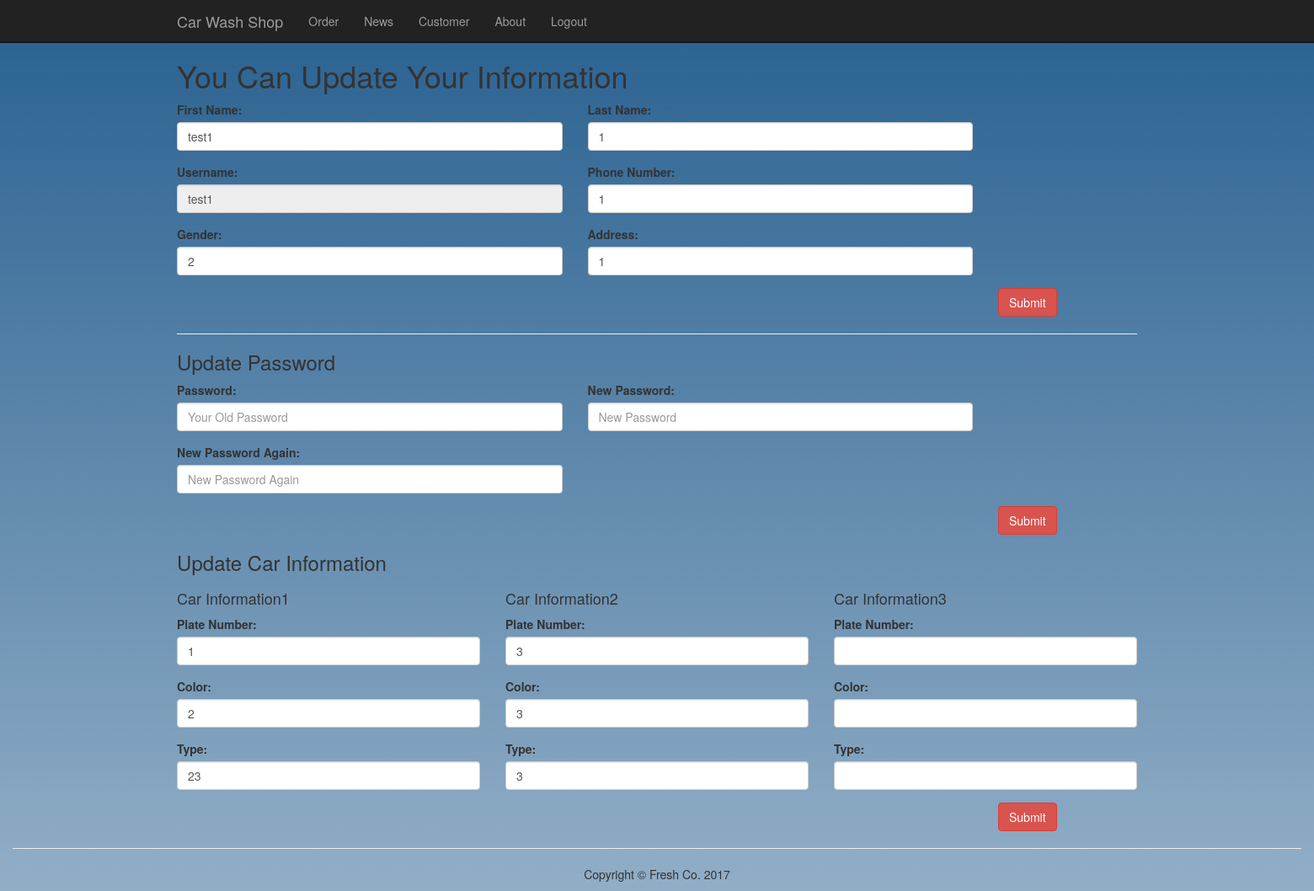
The app's page /index.php?page=customer (signed in), older data.
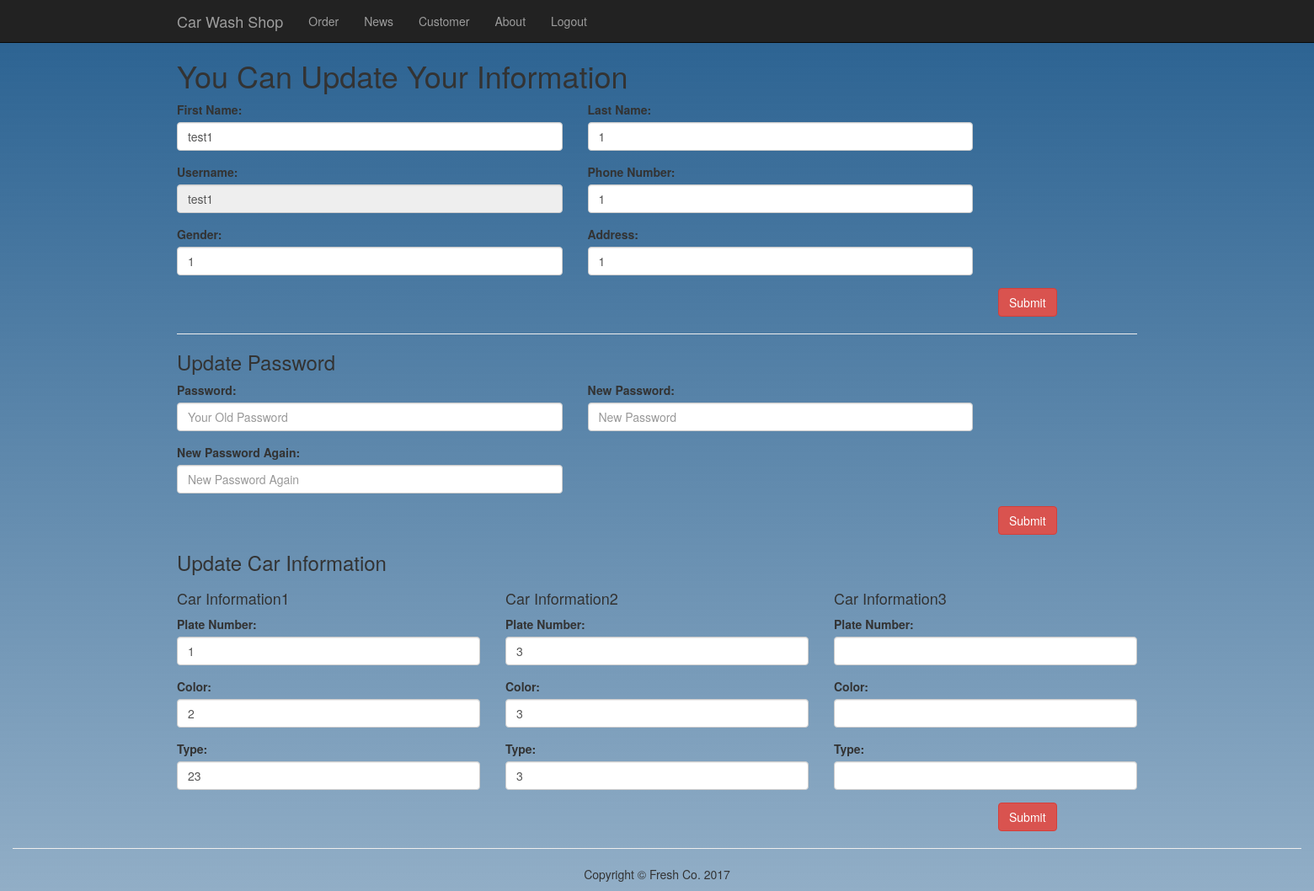
The same page, newer data.
### tables this page shows
CREATE TABLE IF NOT EXISTS `customer` (
  `id` int(10) unsigned NOT NULL,
  `username` varchar(50) DEFAULT NULL,
  `pwdhash` varchar(60) DEFAULT NULL,
  `salt` varchar(10) DEFAULT NULL,
  `FirstName` varchar(10) DEFAULT NULL,
  `LastName` varchar(10) NOT NULL,
  `sex` tinyint(1) DEFAULT NULL,
  `tel` varchar(20) DEFAULT NULL,
  `address` varchar(225) DEFAULT NULL,
  `balance` double DEFAULT NULL,
  `birth` date DEFAULT NULL
);

CREATE TABLE IF NOT EXISTS `car` (
  `id` int(11) NOT NULL,
  `plate` varchar(50) DEFAULT NULL,
  `brand` varchar(100) DEFAULT NULL,
  `color` varchar(100) DEFAULT NULL,
  `cus_id` int(10) unsigned DEFAULT NULL
);

### inc/db.php (called while the page is built, shortened)
<?php
 class Mysql{
	function __construct(){
		$this->conn=$this->getConn();
	}
	function getConn(){
        $conn =  mysql_connect('localhost','root','') or die("Cannot connect to server".mysql_error());
        return $conn;
    }
	function fetch($result){
        $row = mysql_fetch_array($result);
        return $row;
    }
	function query($sql){
        $res = mysql_query($sql,$this->conn) or die(mysql_error());
		return $res;
	}
}
$mysql = new Mysql();
?>

### app/customer.php (the view, shortened to what this page needs)
<div class="container">
       <div class="row">
			<div class="col-md-12">
			<h1>You Can Update Your Information</h1>
			</div>
			<?php
				$sql_cusinfo = "SELECT * FROM customer WHERE id = '".$_SESSION['customer_id']."'";
				$result_cusinfo = $mysql->query($sql_cusinfo);
				$cusinfo = $mysql->fetch($result_cusinfo);
			?>
			<form method='post'>
			    <div class="form-group col-md-5 col-md-offset-0">
			    	<label for='fname'>First Name:</label>
					<input type="text" class="form-control" name="fname" id="fname" value="<?php echo $cusinfo['FirstName']; ?>">
				</div>
				<div class="form-group col-md-5 col-md-offset-0">
			    	<label for='lname'>Last Name:</label>
					<input type="text" class="form-control" name="lname" id="lname" value="<?php echo $cusinfo['LastName']; ?>">
				</div>
			    <div class="form-group col-md-5 col-md-offset-0">
			    	<label for='username'>Username:</label>
					<input type="text" class="form-control" name="username" id='username' value="<?php echo $cusinfo['username']; ?>" disabled>
				</div>
			    <div class="form-group col-md-5 col-md-offset-0">
			    	<label for='phone'>Phone Number:</label>
					<input type="text" class="form-control" name="phone" id='phone' value="<?php echo $cusinfo['tel']; ?>">
				</div>
				<div class="form-group col-md-5 col-md-offset-0">
			    	<label for='sex'>Gender:</label>
					<input type="text" class="form-control" name="sex" id='sex' value="<?php echo $cusinfo['sex']; ?>">
				</div>
				<div class="form-group col-md-5 col-md-offset-0">
			    	<label for='address'>Address:</label>
					<input type="text" class="form-control" name="address" id='address' value="<?php echo $cusinfo['address']; ?>">
				</div>
				<div class="col-md-12 col-md-offset-10">
			    	<input type="submit" value="Submit" class="btn btn-danger">
				</div>
			</form>
			<div class="col-md-12">
				<hr>
				<h3>Update Password</h3>
			</div>
			<form method="post">
		    	<div class="form-group col-md-5 col-md-offset-0">
		   		 	<label for='password'>Password:</label>
					<input type="text" class="form-control" name="password" id='password' placeholder="Your Old Password">
				</div>
		    	<div class="form-group col-md-5 col-md-offset-0">
		   		 	<label for='newpassword'>New Password:</label>
					<input type="text" class="form-control" name="newpassword" id='newpassword' placeholder="New Password">
				</div>
		    	<div class="form-group col-md-5 col-md-offset-0">
		   		 	<label for='newpasswordagain'>New Password Again:</label>
					<input type="text" class="form-control" name="newpasswordagain" id='newpasswordagain' placeholder="New Password Again">
				</div>
				<div class="col-md-12 col-md-offset-10">
			    	<input type="submit" value="Submit" class="btn btn-danger">
				</div>
			</form>
			<div class="col-md-12">
				<h3>Update Car Information</h3>
			</div>
			<?php
			$sql_cuscarid = "SELECT * FROM car WHERE cus_id ='".$_SESSION['customer_id']."'";
			$result_cuscarid = $mysql->query($sql_cuscarid);
			$num = 0;
			while ($row_carinfo = $mysql->fetch($result_cuscarid)) {
				$num ++;
			?>
				<form method="post">
					<div class="col-md-4">
					<h4>Car Information<?php echo $num;?></h4>
			   	 		<div class="form-group  col-md-offset-0">
			   			 	<label for='plate'>Plate Number:</label>
							<input type="text" class="form-control" name="plate<?php echo $num;?>" id='plate' value="<?php echo $row_carinfo['plate']; ?>">
						</div>
			    		<div class="form-group  col-md-offset-0">
			   			 	<label for='colol'>Color:</label>
							<input type="text" class="form-control" name="color<?php echo $num;?>" id='color' value="<?php echo $row_carinfo['color']; ?>">
						</div>
			    		<div class="form-group  col-md-offset-0">
			   			 	<label for='type'>Type:</label>
							<input type="text" class="form-control" name="type<?php echo $num;?>" id='type' value="<?php echo $row_carinfo['brand']; ?>">
						</div>
					</div>
				<?php
			}
				?>
					<div class="col-md-12 col-md-offset-10">
			    		<input type="submit" value="Submit" class="btn btn-danger">
					</div>
			  </form>
	</div>
</div>

### inc/header.php (shortened to what this page needs)
<!DOCTYPE html>
<html lang="en">
	<head>
		<link href="static/css/bootstrap.min.css" rel="stylesheet">
		<link href="static/font-awesome/css/font-awesome.min.css" rel="stylesheet" type="text/css">
		<link href="static/css/business-frontpage.css" rel="stylesheet">
		<link href="static/css/frontend.css" rel="stylesheet">
	</head>
	 <body>
        <div class="mainbody"></div>

### inc/nav.php (shortened to what this page needs)
   <nav class="navbar navbar-inverse navbar-fixed-top" role="navigation">
       <div class="container">
           <div class="navbar-header">
               <a class="navbar-brand" href="index.php">Car Wash Shop</a>
           </div>
           <div class="collapse navbar-collapse" id="bs-example-navbar-collapse-1">
               <ul class="nav navbar-nav">
                   <li>
                       <a href="index.php?page=order">Order</a>
                   </li>
                   <li>
                       <a href="index.php?page=news">News</a>
                   </li>
                   <li>
                       <a href="index.php?page=customer">Customer</a>
                   </li>
                   <li>
                       <a href="index.php?page=services">About</a>
                   </li>
				<?php
			    if ($_SESSION['customer_id'] != 0 ){
				?>
                   <li>
                       <a href="index.php?logout">Logout</a>
                   </li>
				<?php
			}
				?>
               </ul>
           </div>
       </div>
   </nav>
<div class="footwrap">

### index.php (shortened to what this page needs)
<?php
	 require "inc/db.php";
	 include "inc/header.php";
	 include "inc/nav.php";
	 if(isset($_GET['page'])){
		$page = $_GET['page'];
	 }else{
		$page = 'home';
	 }
	 if($page=='home'){
		include "app/home.php";
	}else if($page=='services'){
		include "app/services.php";
	}else if($page=='order'){
		include "app/order.php";
	}else if($page=='news'){
		include "app/news.php";
	}else if($page=='addorder'){
		include "app/addorder.php";
	}else if($page=='customer'){
		include "app/customer.php";
	}
	include "inc/footer.php";
?>

### inc/footer.php (shortened to what this page needs)
    </div>
    <footer>
            <div class="col-sm-12 text-center ">
				<hr>
                <p>Copyright &copy; Fresh Co. 2017</p>
            </div>
    </footer>
  </body>
</html>

### static/css/frontend.css (style rules this page uses)
.footwrap { min-height: 600px; padding-top: 50px; }
.mainbody { background: -webkit-linear-gradient(top, #286090 0%,rgba(40, 96, 144, 0.51) 100%); width: 100%; height: 100%; position: fixed; z-index:-1; }

Row changes from the older to the newer data that the page shows:
changed customer "test1": sex "2" → "1"
